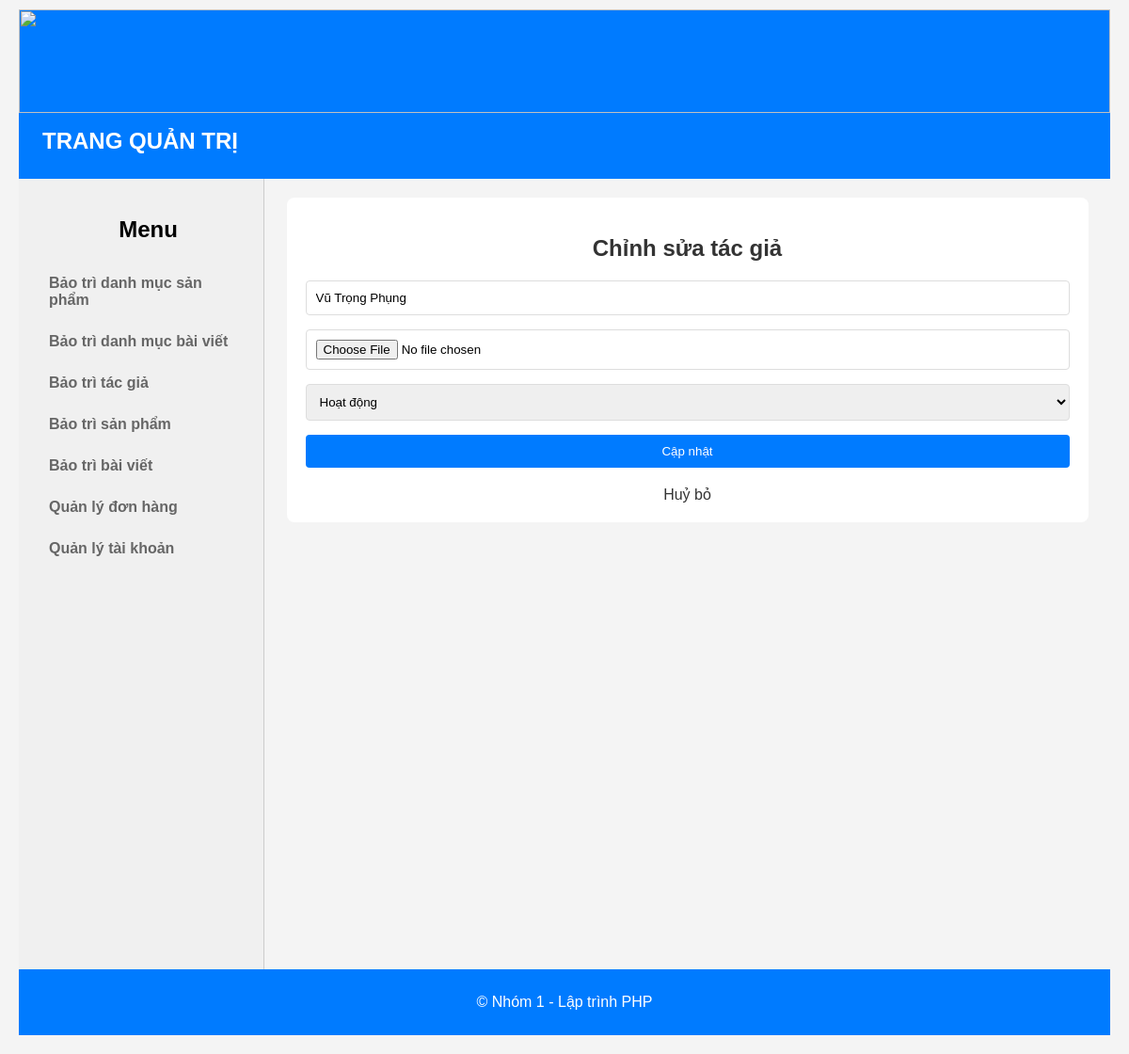
Page /Admin/Manage_Authors/edit_page.php?id=4 on the earlier database version.
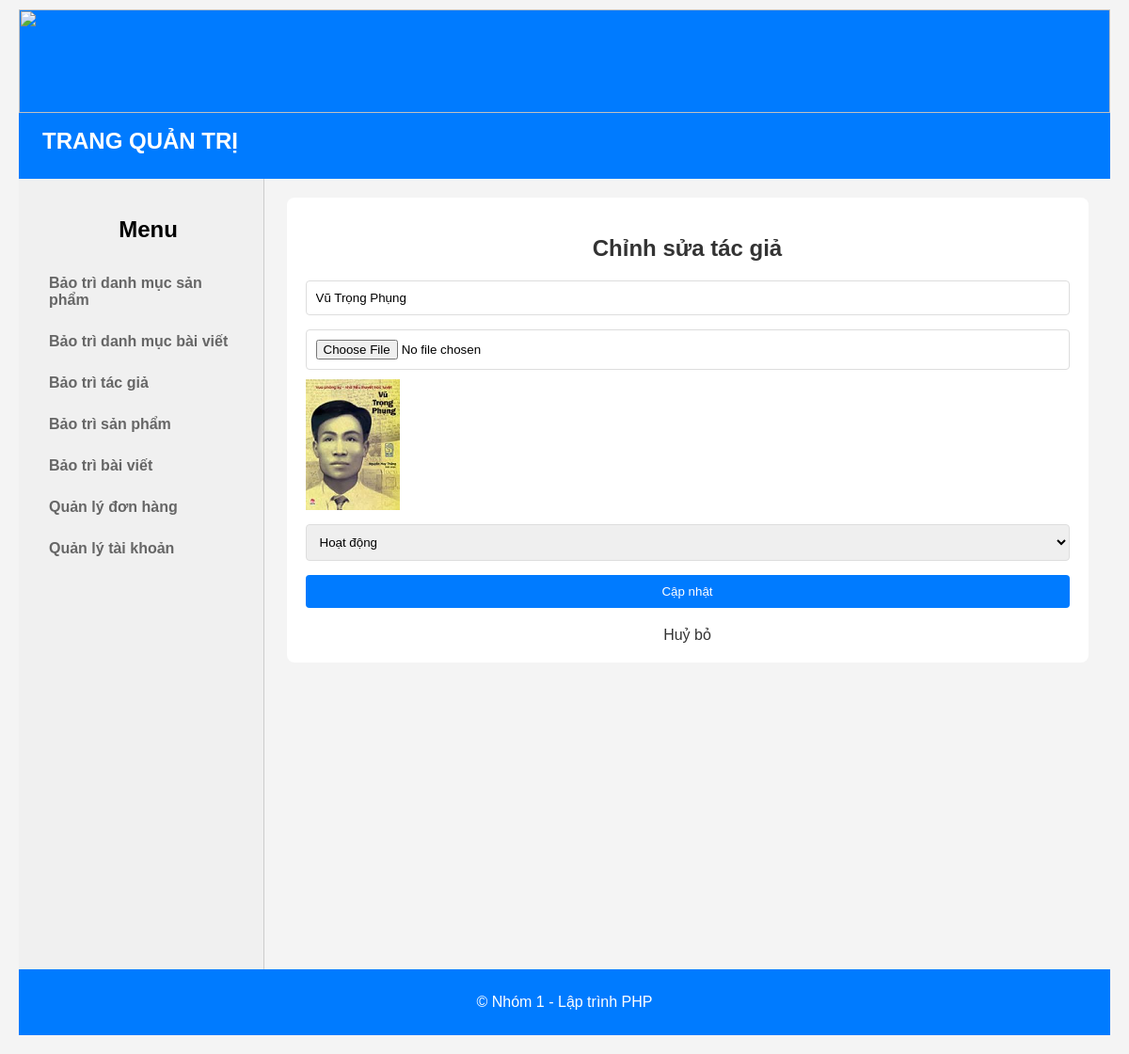
Same page on the later database version.
### tables this page shows
CREATE TABLE `authors` (
  `id` int(11) NOT NULL,
  `name` varchar(50) NOT NULL,
  `image` varchar(50) NOT NULL,
  `status` tinyint(1) NOT NULL DEFAULT '1'
);

### conn_db.php (called while the page is built, shortened)
<?php
    function connectToDatabase(){
        $servername = 'localhost';
        $username = 'root';
        $password = '';
        $name_db = 'starbook_database';
        $conn = new mysqli($servername, $username, $password, $name_db);
        return $conn;
    }
    function queryDatabase($sql){
        $conn = connectToDatabase();
        $result = $conn->query($sql);
        $data = [];
        while ($row = $result->fetch_assoc()) {
            $data[] = $row;
        }
        return $data;
    }
?>

### Admin/Manage_Authors/edit_page.php (the view, shortened to what this page needs)
<!DOCTYPE html>
<html lang="en">
<head>
</head>
<body>
    <?php
    require '../../conn_db.php';
    if (isset($_GET['id'])) {
        $id = $_GET['id'];
        $getdt = "SELECT * FROM authors WHERE id='$id'";
        $result = queryDatabase($getdt);
        if (count($result) > 0) {
            $row = $result[0];
        } else {
            die("Không tìm thấy tác giả với ID: $id");
        }
    }
    ?>
    <?php include "../Admin_dashboard/Header_Sidebar.php"?>
    <div class="container">
        <h2>Chỉnh sửa tác giả</h2>
        <form action="BTriTacGia_functions.php" method="POST" enctype="multipart/form-data">
            <div>
                <input type="text" value="<?php echo $row['name']; ?>" name="name" placeholder="Tên tác giả" required>
            </div>
            <div>
                <input type="file" name="image" placeholder="Ảnh">
                <br>
                <?php if (!empty($row['image'])): ?>
                    <img src="../../images/authors/<?php echo $row['image']; ?>" alt="<?php echo $row['name']; ?>" width="100px" height="100px" class="thumbnail">
                <?php endif; ?>
            </div>
            <div>
                <select name="status" required>
                    <option value="1" <?php if ($row['status'] == 1) echo 'selected'; ?>>Hoạt động</option>
                </select>
            </div>
            <div>
                <input type="submit" name="edit" value="Cập nhật">
            </div>
        </form>
        <a class="back-link" href="list_page.php">Huỷ bỏ</a>
    </div>
    <?php include "../Admin_dashboard/Footer.php"?>
</body>
</html>

Differences in the rows shown:
changed authors "Vũ Trọng Phụng": image: picture added
